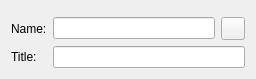
<?xml version="1.0" encoding="UTF-8"?>
<ui version="4.0">
 <class>NewKeyboardLayoutWidget</class>
 <widget class="QWidget" name="NewKeyboardLayoutWidget">
  <property name="geometry">
   <rect>
    <x>0</x>
    <y>0</y>
    <width>256</width>
    <height>78</height>
   </rect>
  </property>
  <layout class="QVBoxLayout" name="verticalLayout">
   <item>
    <widget class="KMessageWidget" name="m_messageWidget"/>
   </item>
   <item>
    <layout class="QFormLayout" name="formLayout">
     <item row="0" column="0">
      <widget class="QLabel" name="m_nameLabel">
       <property name="text">
        <string>Name:</string>
       </property>
       <property name="buddy">
        <cstring>m_nameLineEdit</cstring>
       </property>
      </widget>
     </item>
     <item row="0" column="1">
      <layout class="QHBoxLayout" name="horizontalLayout">
       <item>
        <widget class="KLineEdit" name="m_nameLineEdit"/>
       </item>
       <item>
        <widget class="QToolButton" name="m_pasteCurrentNameButton">
         <property name="toolTip">
          <string>Paste current system keyboard layout name</string>
         </property>
         <property name="icon">
          <iconset theme="tools-wizard">
           <normaloff/>
          </iconset>
         </property>
        </widget>
       </item>
      </layout>
     </item>
     <item row="1" column="0">
      <widget class="QLabel" name="m_titleLabel">
       <property name="text">
        <string>Title:</string>
       </property>
       <property name="buddy">
        <cstring>m_titleLineEdit</cstring>
       </property>
      </widget>
     </item>
     <item row="1" column="1">
      <widget class="KLineEdit" name="m_titleLineEdit"/>
     </item>
    </layout>
   </item>
  </layout>
 </widget>
 <customwidgets>
  <customwidget>
   <class>KLineEdit</class>
   <extends>QLineEdit</extends>
   <header>klineedit.h</header>
  </customwidget>
  <customwidget>
   <class>KMessageWidget</class>
   <extends>QFrame</extends>
   <header location="global">kmessagewidget.h</header>
   <container>1</container>
  </customwidget>
 </customwidgets>
 <resources/>
 <connections/>
</ui>
